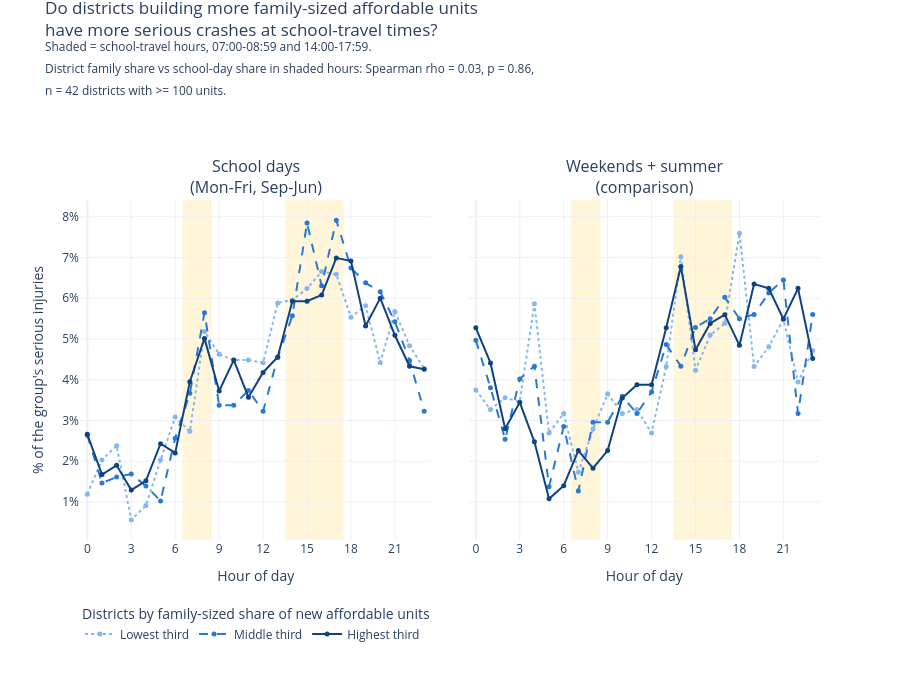

The code cell stored with this chart in its notebook:
### Code cell
fig_qb, summary_qb = qb_hourly_profile_chart(df_integrated, crashes_eligible)
fig_qb.show()
display(summary_qb.round(3))
print("Crashes timed exactly 00:00 left out:", int(crashes_eligible["midnight_time_flag"].sum()))

# Robustness: the same district-level test under other thresholds, window and outcome definitions
sensitivity_qb = pd.DataFrame([
    qb_correlations(df_integrated, crashes_eligible, min_units=m, hours=h, weight=w)
    for m, h, w in [(100, SCHOOL_TRAVEL_HOURS, "serious_injuries"), (1, SCHOOL_TRAVEL_HOURS, "serious_injuries"),
                    (300, SCHOOL_TRAVEL_HOURS, "serious_injuries"), (100, SCHOOL_TRAVEL_HOURS_WIDE, "serious_injuries"),
                    (100, SCHOOL_TRAVEL_HOURS, None)]])
display(sensitivity_qb.round(3))

# Districts with the highest family-sized share, for the narrative
family_table = build_family_table(df_integrated, prepare_crash_timing(crashes_eligible))
display(family_table.sort_values("family_share", ascending=False)
        [["cd_label", "family_units", "known_bedroom_units", "family_share", "school_day_window_share",
          "other_day_window_share", "school_day_serious_injuries"]].head(8).round(3))

### Figure 1 — Plotly figure (JSON) as saved in the notebook; plotly's stock layout.template omitted (floating-point values rounded to 4 significant figures)
{"data": [{"customdata": [17.0, 29.0, 34.0, 8.0, 13.0, 29.0, 44.0, 39.0, 74.0, 66.0, 64.0, 64.0, 63.0, 84.0, 85.0, 89.0, 95.0, 94.0, 79.0, 83.0, 63.0, 81.0, 69.0, 61.0], "hovertemplate": "<b>Lowest third</b> (family share 9%-26%)<br>Hour %{x}:00<br>%{y:.1f}% of serious injuries (%{customdata})<extra></extra>", "legendgroup": "Lowest third", "line": {"color": "#86b6ef", "dash": "dot", "width": 2}, "marker": {"size": 5}, "mode": "lines+markers", "name": "Lowest third", "showlegend": true, "type": "scatter", "x": [0, 1, 2, 3, 4, 5, 6, 7, 8, 9, 10, 11, 12, 13, 14, 15, 16, 17, 18, 19, 20, 21, 22, 23], "xaxis": "x", "y": [1.191, 2.032, 2.383, 0.5606, 0.911, 2.032, 3.083, 2.733, 5.186, 4.625, 4.485, 4.485, 4.415, 5.886, 5.957, 6.237, 6.657, 6.587, 5.536, 5.816, 4.415, 5.676, 4.835, 4.275], "yaxis": "y"}, {"customdata": [36.0, 20.0, 22.0, 23.0, 19.0, 14.0, 35.0, 50.0, 77.0, 46.0, 46.0, 51.0, 44.0, 62.0, 76.0, 107.0, 86.0, 108.0, 92.0, 87.0, 84.0, 74.0, 61.0, 44.0], "hovertemplate": "<b>Middle third</b> (family share 28%-33%)<br>Hour %{x}:00<br>%{y:.1f}% of serious injuries (%{customdata})<extra></extra>", "legendgroup": "Middle third", "line": {"color": "#2a78d6", "dash": "dash", "width": 2}, "marker": {"size": 5}, "mode": "lines+markers", "name": "Middle third", "showlegend": true, "type": "scatter", "x": [0, 1, 2, 3, 4, 5, 6, 7, 8, 9, 10, 11, 12, 13, 14, 15, 16, 17, 18, 19, 20, 21, 22, 23], "xaxis": "x", "y": [2.639, 1.466, 1.613, 1.686, 1.393, 1.026, 2.566, 3.666, 5.645, 3.372, 3.372, 3.739, 3.226, 4.545, 5.572, 7.845, 6.305, 7.918, 6.745, 6.378, 6.158, 5.425, 4.472, 3.226], "yaxis": "y"}, {"customdata": [35.0, 22.0, 25.0, 17.0, 20.0, 32.0, 29.0, 52.0, 66.0, 49.0, 59.0, 47.0, 55.0, 60.0, 78.0, 78.0, 80.0, 92.0, 91.0, 70.0, 79.0, 67.0, 57.0, 56.0], "hovertemplate": "<b>Highest third</b> (family share 33%-45%)<br>Hour %{x}:00<br>%{y:.1f}% of serious injuries (%{customdata})<extra></extra>", "legendgroup": "Highest third", "line": {"color": "#104281", "dash": "solid", "width": 2}, "marker": {"size": 5}, "mode": "lines+markers", "name": "Highest third", "showlegend": true, "type": "scatter", "x": [0, 1, 2, 3, 4, 5, 6, 7, 8, 9, 10, 11, 12, 13, 14, 15, 16, 17, 18, 19, 20, 21, 22, 23], "xaxis": "x", "y": [2.66, 1.672, 1.9, 1.292, 1.52, 2.432, 2.204, 3.951, 5.015, 3.723, 4.483, 3.571, 4.179, 4.559, 5.927, 5.927, 6.079, 6.991, 6.915, 5.319, 6.003, 5.091, 4.331, 4.255], "yaxis": "y"}, {"customdata": [39.0, 34.0, 37.0, 36.0, 61.0, 28.0, 33.0, 18.0, 29.0, 38.0, 33.0, 34.0, 28.0, 45.0, 73.0, 44.0, 53.0, 56.0, 79.0, 45.0, 50.0, 57.0, 41.0, 49.0], "hovertemplate": "<b>Lowest third</b> (family share 9%-26%)<br>Hour %{x}:00<br>%{y:.1f}% of serious injuries (%{customdata})<extra></extra>", "legendgroup": "Lowest third", "line": {"color": "#86b6ef", "dash": "dot", "width": 2}, "marker": {"size": 5}, "mode": "lines+markers", "name": "Lowest third", "showlegend": false, "type": "scatter", "x": [0, 1, 2, 3, 4, 5, 6, 7, 8, 9, 10, 11, 12, 13, 14, 15, 16, 17, 18, 19, 20, 21, 22, 23], "xaxis": "x2", "y": [3.75, 3.269, 3.558, 3.462, 5.865, 2.692, 3.173, 1.731, 2.788, 3.654, 3.173, 3.269, 2.692, 4.327, 7.019, 4.231, 5.096, 5.385, 7.596, 4.327, 4.808, 5.481, 3.942, 4.712], "yaxis": "y2"}, {"customdata": [47.0, 36.0, 24.0, 38.0, 41.0, 13.0, 27.0, 12.0, 28.0, 28.0, 34.0, 30.0, 35.0, 46.0, 41.0, 50.0, 52.0, 57.0, 52.0, 53.0, 58.0, 61.0, 30.0, 53.0], "hovertemplate": "<b>Middle third</b> (family share 28%-33%)<br>Hour %{x}:00<br>%{y:.1f}% of serious injuries (%{customdata})<extra></extra>", "legendgroup": "Middle third", "line": {"color": "#2a78d6", "dash": "dash", "width": 2}, "marker": {"size": 5}, "mode": "lines+markers", "name": "Middle third", "showlegend": false, "type": "scatter", "x": [0, 1, 2, 3, 4, 5, 6, 7, 8, 9, 10, 11, 12, 13, 14, 15, 16, 17, 18, 19, 20, 21, 22, 23], "xaxis": "x2", "y": [4.968, 3.805, 2.537, 4.017, 4.334, 1.374, 2.854, 1.268, 2.96, 2.96, 3.594, 3.171, 3.7, 4.863, 4.334, 5.285, 5.497, 6.025, 5.497, 5.603, 6.131, 6.448, 3.171, 5.603], "yaxis": "y2"}, {"customdata": [49.0, 41.0, 26.0, 32.0, 23.0, 10.0, 13.0, 21.0, 17.0, 21.0, 33.0, 36.0, 36.0, 49.0, 63.0, 44.0, 50.0, 52.0, 45.0, 59.0, 58.0, 51.0, 58.0, 42.0], "hovertemplate": "<b>Highest third</b> (family share 33%-45%)<br>Hour %{x}:00<br>%{y:.1f}% of serious injuries (%{customdata})<extra></extra>", "legendgroup": "Highest third", "line": {"color": "#104281", "dash": "solid", "width": 2}, "marker": {"size": 5}, "mode": "lines+markers", "name": "Highest third", "showlegend": false, "type": "scatter", "x": [0, 1, 2, 3, 4, 5, 6, 7, 8, 9, 10, 11, 12, 13, 14, 15, 16, 17, 18, 19, 20, 21, 22, 23], "xaxis": "x2", "y": [5.274, 4.413, 2.799, 3.445, 2.476, 1.076, 1.399, 2.26, 1.83, 2.26, 3.552, 3.875, 3.875, 5.274, 6.781, 4.736, 5.382, 5.597, 4.844, 6.351, 6.243, 5.49, 6.243, 4.521], "yaxis": "y2"}], "layout": {"annotations": [{"font": {"size": 16}, "showarrow": false, "text": "School days<br>(Mon-Fri, Sep-Jun)", "x": 0.2375, "xanchor": "center", "xref": "paper", "y": 1.0, "yanchor": "bottom", "yref": "paper"}, {"font": {"size": 16}, "showarrow": false, "text": "Weekends + summer<br>(comparison)", "x": 0.7625, "xanchor": "center", "xref": "paper", "y": 1.0, "yanchor": "bottom", "yref": "paper"}], "height": 680, "legend": {"orientation": "h", "title": {"side": "top", "text": "Districts by family-sized share of new affordable units"}, "x": 0, "xanchor": "left", "y": -0.18, "yanchor": "top"}, "margin": {"b": 140, "t": 200}, "shapes": [{"fillcolor": "#fbbc04", "layer": "below", "line": {"width": 0}, "opacity": 0.15, "type": "rect", "x0": 6.5, "x1": 8.5, "xref": "x", "y0": 0, "y1": 1, "yref": "paper"}, {"fillcolor": "#fbbc04", "layer": "below", "line": {"width": 0}, "opacity": 0.15, "type": "rect", "x0": 13.5, "x1": 17.5, "xref": "x", "y0": 0, "y1": 1, "yref": "paper"}, {"fillcolor": "#fbbc04", "layer": "below", "line": {"width": 0}, "opacity": 0.15, "type": "rect", "x0": 6.5, "x1": 8.5, "xref": "x2", "y0": 0, "y1": 1, "yref": "paper"}, {"fillcolor": "#fbbc04", "layer": "below", "line": {"width": 0}, "opacity": 0.15, "type": "rect", "x0": 13.5, "x1": 17.5, "xref": "x2", "y0": 0, "y1": 1, "yref": "paper"}], "title": {"text": "Do districts building more family-sized affordable units<br>have more serious crashes at school-travel times?<br><sup>Shaded = school-travel hours, 07:00-08:59 and 14:00-17:59.<br>District family share vs school-day share in shaded hours: Spearman rho = 0.03, p = 0.86,<br>n = 42 districts with >= 100 units.</sup>", "y": 0.98, "yanchor": "top", "yref": "container"}, "xaxis": {"anchor": "y", "domain": [0.0, 0.475], "range": [-0.5, 23.5], "tickvals": [0, 3, 6, 9, 12, 15, 18, 21], "title": {"text": "Hour of day"}}, "xaxis2": {"anchor": "y2", "domain": [0.525, 1.0], "range": [-0.5, 23.5], "tickvals": [0, 3, 6, 9, 12, 15, 18, 21], "title": {"text": "Hour of day"}}, "yaxis": {"anchor": "x", "domain": [0.0, 1.0], "ticksuffix": "%", "title": {"text": "% of the group's serious injuries"}}, "yaxis2": {"anchor": "x2", "domain": [0.0, 1.0], "matches": "y", "showticklabels": false}}}
